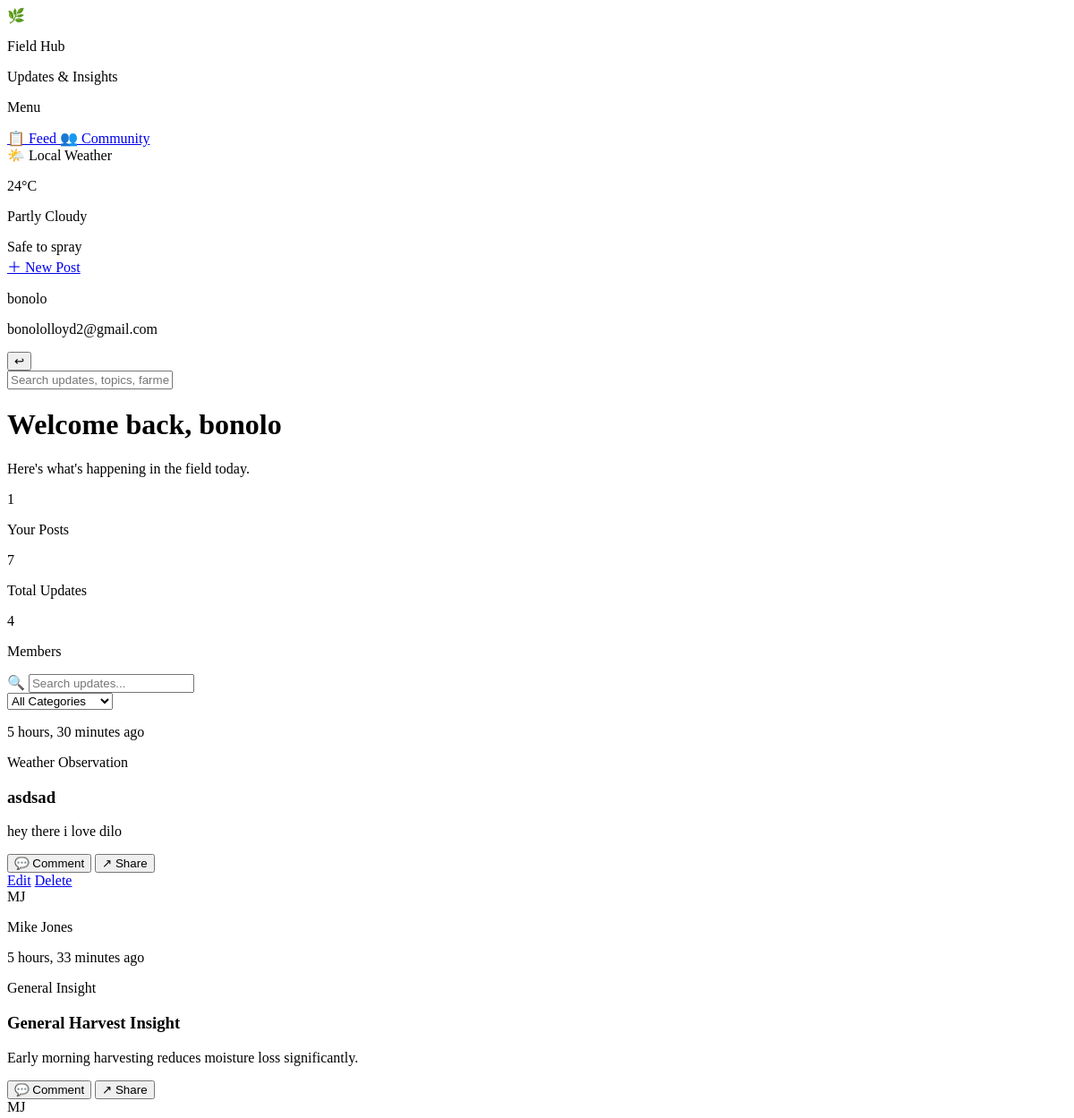
The app's page /feed/ (signed in, upper part), older data.
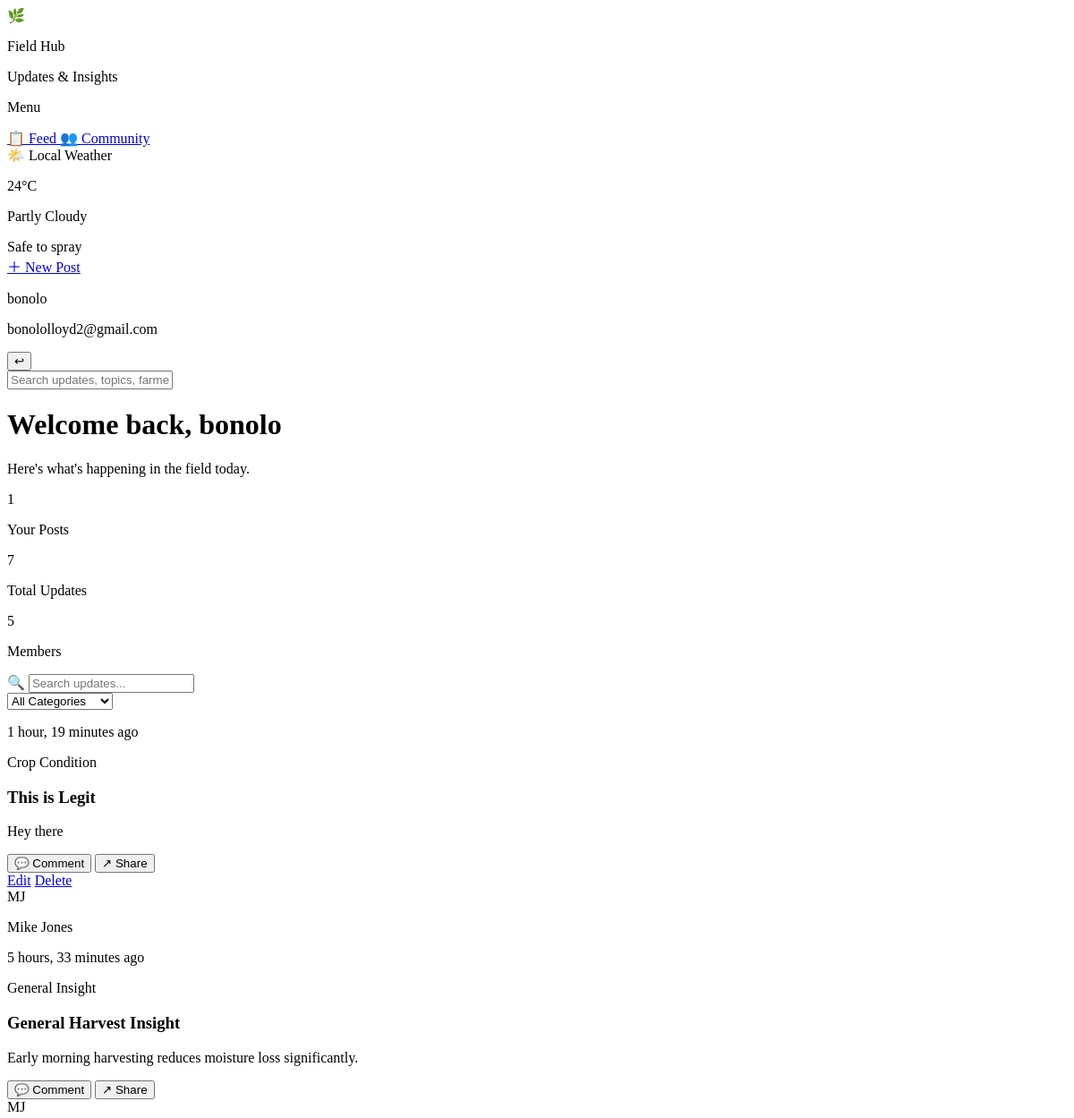
The same page, newer data.
### core/models.py (models this page shows, shortened)
class FieldUpdate(models.Model):
    CATEGORY_CHOICES = [
        ('pest_alert', 'Pest Alert'),
        ('weather', 'Weather Observation'),
        ('crop_condition', 'Crop Condition'),
        ('fertilizer', 'Fertilizer Tip'),
        ('general', 'General Insight'),
    ]
    author = models.ForeignKey(
        User,
        on_delete=models.CASCADE,
        related_name='field_updates'
    )
    title = models.CharField(max_length=200)
    message = models.TextField()
    category = models.CharField(
        max_length=20,
        choices=CATEGORY_CHOICES
    )
    created_at = models.DateTimeField(auto_now_add=True)

### core/views.py (the view)
# urls.py: path('feed/', views.feed, name='feed'),
def feed(request):
    posts = FieldUpdate.objects.all().order_by('-created_at')
    return render(request, 'core/feed.html', {
        'posts': posts,
        'total_posts': FieldUpdate.objects.count(),
        'total_members': User.objects.count(),
    })

### core/templates/core/feed.html (shortened to what this page needs)
{% extends 'base.html' %}
{% block content %}
<div class="bg-gradient-to-r from-green-50 to-green-100 border border-green-200 rounded-xl p-5 mb-6 flex items-center justify-between">
  <div>
    <h1 class="text-2xl font-bold text-gray-800">Welcome back, <span class="text-green-600">{{ request.user.username }}</span></h1>
    <p class="text-sm text-gray-500 mt-1">Here's what's happening in the field today.</p>
  </div>
  <div class="flex gap-6">
    <div class="text-center">
      <p class="text-2xl font-bold text-gray-800">{{ request.user.field_updates.count }}</p>
      <p class="text-xs text-gray-500">Your Posts</p>
    </div>
    <div class="text-center">
      <p class="text-2xl font-bold text-gray-800">{{ total_posts }}</p>
      <p class="text-xs text-gray-500">Total Updates</p>
    </div>
    <div class="text-center">
      <p class="text-2xl font-bold text-gray-800">{{ total_members }}</p>
      <p class="text-xs text-gray-500">Members</p>
    </div>
  </div>
</div>
<div class="flex flex-col items-center">
  <div class="w-3/4">
    <div class="flex items-center gap-3 mb-6">
      <div class="flex items-center gap-2 bg-white border border-gray-200 rounded-lg px-4 py-2 flex-1">
        <span class="text-gray-400 text-sm">🔍</span>
        <input type="text" placeholder="Search updates..." class="flex-1 text-sm focus:outline-none"/>
      </div>
      <select class="bg-white border border-gray-200 rounded-lg px-4 py-2 text-sm text-gray-600 focus:outline-none">
        <option>All Categories</option>
      </select>
    </div>
    {% for post in posts %}
    <div class="bg-white border border-gray-200 rounded-xl p-6 shadow-sm mb-4">
      <div class="flex items-center justify-between mb-4">
        <div class="flex items-center gap-3">
          <div class="w-10 h-10 bg-green-600 rounded-full flex items-center justify-center text-white text-sm font-bold flex-shrink-0">
            {{ post.author.first_name|first|upper }}{{ post.author.last_name|first|upper }}
          </div>
          <div>
            <p class="text-sm font-semibold text-gray-800">{{ post.author.get_full_name }}</p>
            <p class="text-xs text-gray-400">{{ post.created_at|timesince }} ago</p>
          </div>
        </div>
        {% if post.category == 'pest_alert' %}
          <span class="text-xs px-3 py-1 rounded-full bg-red-50 text-red-600 border border-red-200">Pest Alert</span>
        {% elif post.category == 'weather' %}
          <span class="text-xs px-3 py-1 rounded-full bg-blue-50 text-blue-600 border border-blue-200">Weather Observation</span>
        {% elif post.category == 'crop_condition' %}
          <span class="text-xs px-3 py-1 rounded-full bg-green-50 text-green-700 border border-green-200">Crop Condition</span>
        {% elif post.category == 'fertilizer' %}
          <span class="text-xs px-3 py-1 rounded-full bg-yellow-50 text-yellow-700 border border-yellow-200">Fertilizer Tip</span>
        {% else %}
          <span class="text-xs px-3 py-1 rounded-full bg-gray-50 text-gray-600 border border-gray-200">General Insight</span>
        {% endif %}
      </div>
      <h3 class="font-bold text-gray-800 mb-2">{{ post.title }}</h3>
      <p class="text-sm text-gray-500 mb-4">{{ post.message }}</p>
      <div class="flex items-center gap-4 border-t border-gray-100 pt-3">
        <button class="flex items-center gap-1 text-xs text-gray-400 hover:text-gray-600">💬 Comment</button>
        <button class="flex items-center gap-1 text-xs text-gray-400 hover:text-gray-600">↗ Share</button>
        {% if post.author == request.user %}
          <div class="ml-auto flex gap-3">
            <a href="{% url 'edit_update' post.pk %}" class="text-xs text-green-700 hover:underline">Edit</a>
            <a href="{% url 'delete_update' post.pk %}" class="text-xs text-red-500 hover:underline">Delete</a>
          </div>
        {% endif %}
      </div>
    </div>
    {% endfor %}
  </div>
</div>
{% endblock %}

Row changes from the older to the newer data that the page shows:
removed FieldUpdate: created_at "5 hours, 30 minutes", category "Weather Observation", title "asdsad", message "hey there i love dilo", shows "Edit"
added FieldUpdate: created_at "1 hour, 19 minutes", category "Crop Condition", title "This is Legit", message "Hey there", shows "Edit"
Text that changed along with them:
{{ total_members }}: "4" → "5"
